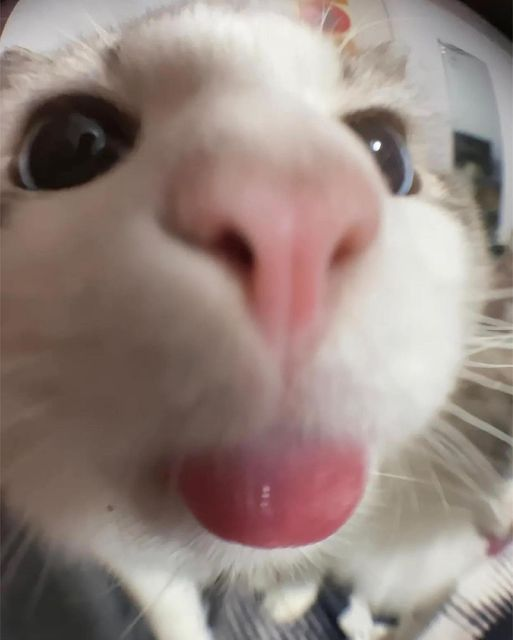
#> input picture Photos/cat.jpg, 513 x 640 px
$ python transformations.py
#> lines starting #> are read from the running program, lines starting #| are printed output that depends on the picture
import cv2 as cv
import numpy as np

img = cv.imread('Photos/cat.jpg')
#> img is the input picture: shape (640, 513, 3); mean B, G, R 127.4, 133.7, 150
cv.imshow('Stupid Cat', img)

# translation
def translate(img, x, y):
#> called with x = 100, y = 100
    transMat = np.float32([[1, 0, x], [0, 1, y]])
    dimensions = (img.shape[1], img.shape[0])
#> dimensions = (513, 640)
    return cv.warpAffine(img, transMat, dimensions)
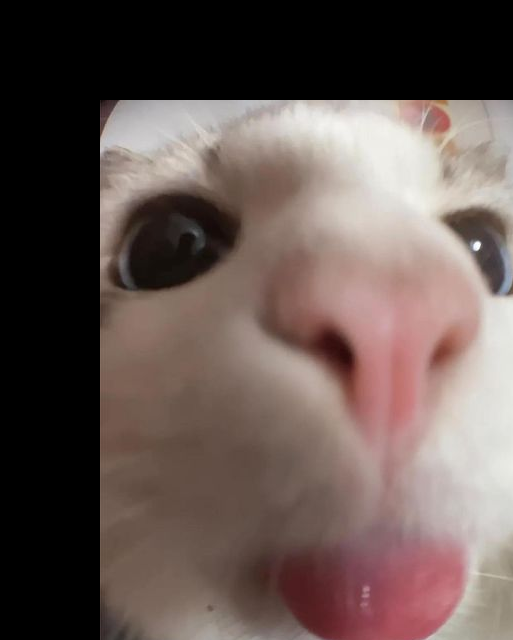
#> returned value: shape (640, 513, 3); mean of channels 0, 1, 2 81.6, 86.1, 101.3; drawn as B, G, R

# -x --> Left
# -y --> Up
#  x --> Right
#  y --> Down

translated = translate(img, 100, 100)
cv.imshow('Translated', translated)

# rotation
def rotate(img, angle, rotPoint=None):
#> called with angle = -45
    (h, w) = img.shape[:2]
#> h = 640; w = 513

    if rotPoint is None:
        rotPoint = (w//2, h//2)
#> rotPoint = (256, 320)
    rotMat = cv.getRotationMatrix2D(rotPoint, angle, scale=1.0)
    dimensions = (w, h)
#> dimensions = (513, 640)
    return cv.warpAffine(img, rotMat, dimensions)
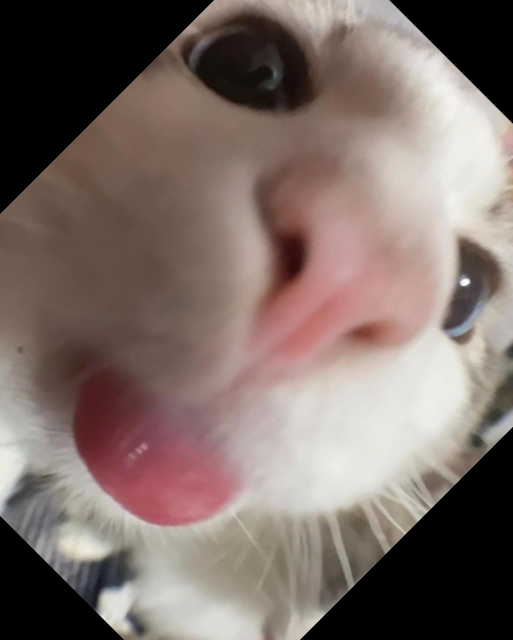
#> returned value: shape (640, 513, 3); mean of channels 0, 1, 2 103.7, 109.3, 124.6; drawn as B, G, R

rotated = rotate(img, -45)
cv.imshow('Rotated', rotated)

rotated_rotated = rotate(rotated, -45)
#> call 2 of rotate, with angle = -45
#> in rotate (call 2), `return cv.warpAffine(img, rotMat, dimensions)`:
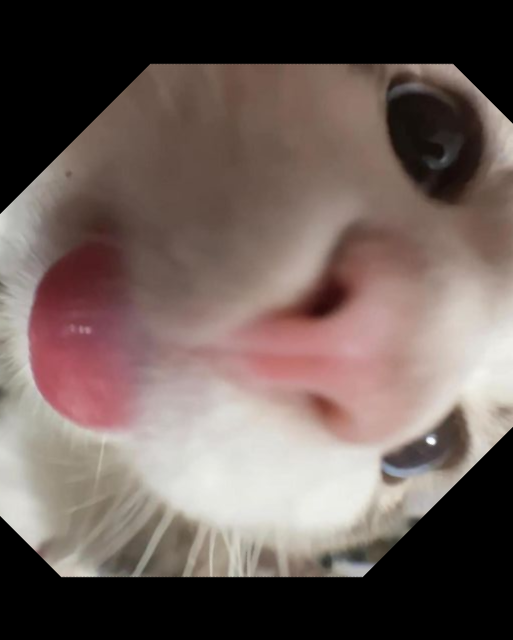
#> returned value: shape (640, 513, 3); mean of channels 0, 1, 2 88.3, 93.5, 108.4; drawn as B, G, R
cv.imshow('Rotated Rotated', rotated_rotated)

# resizing
resized = cv.resize(img, (500, 500), interpolation=cv.INTER_CUBIC)
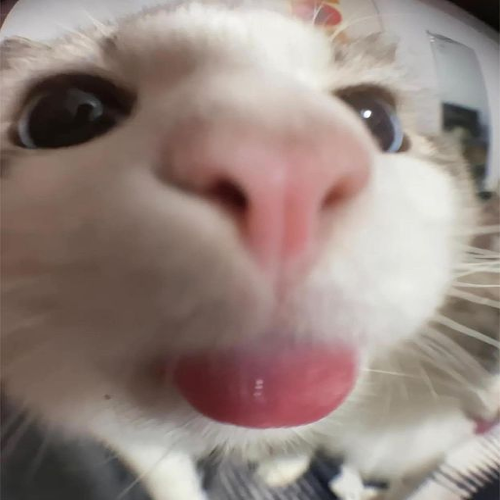
#> resized: shape (500, 500, 3); mean B, G, R 127.3, 133.7, 150
cv.imshow('Resized', resized)

# flipping
flip = cv.flip(img, 1)
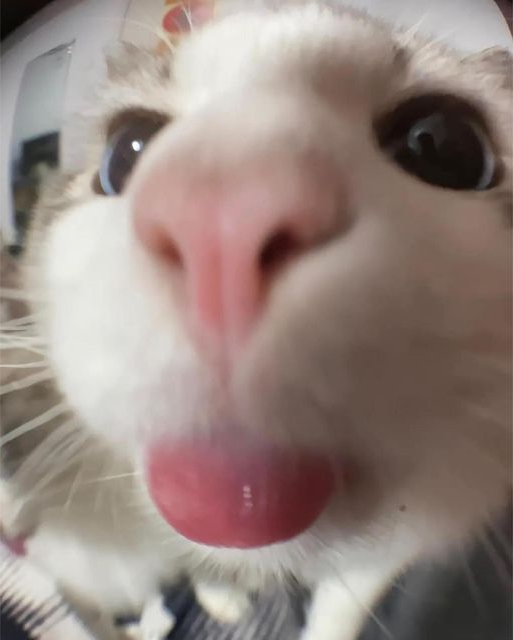
#> flip: shape (640, 513, 3); mean B, G, R 127.4, 133.7, 150
cv.imshow('Flipped', flip)

# cropping
cropped = img[50:200, 200:400]
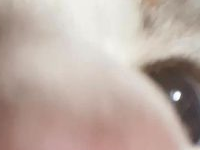
#> cropped: shape (150, 200, 3); mean B, G, R 163.6, 171.9, 188.4
cv.imshow('Cropped', cropped)

cv.waitKey(0)
